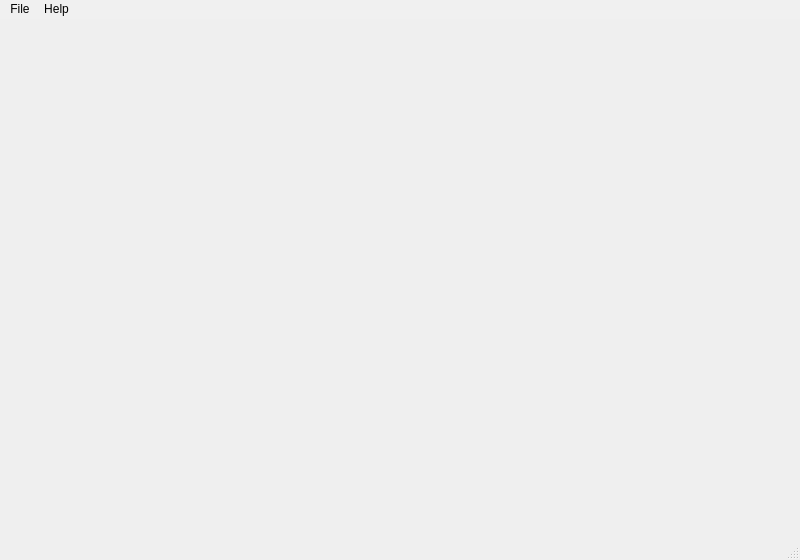
<?xml version="1.0" encoding="UTF-8"?>
<ui version="4.0">
 <class>MainWindow</class>
 <widget class="QMainWindow" name="MainWindow">
  <property name="geometry">
   <rect>
    <x>0</x>
    <y>0</y>
    <width>800</width>
    <height>560</height>
   </rect>
  </property>
  <property name="minimumSize">
   <size>
    <width>800</width>
    <height>560</height>
   </size>
  </property>
  <property name="maximumSize">
   <size>
    <width>800</width>
    <height>560</height>
   </size>
  </property>
  <property name="windowTitle">
   <string>eSports Stream Tools-Receiver v1.0</string>
  </property>
  <property name="styleSheet">
   <string notr="true"/>
  </property>
  <widget class="QWidget" name="main_view">
   <layout class="QGridLayout" name="main_layout">
    <property name="leftMargin">
     <number>0</number>
    </property>
    <property name="topMargin">
     <number>0</number>
    </property>
    <property name="rightMargin">
     <number>0</number>
    </property>
    <property name="bottomMargin">
     <number>0</number>
    </property>
    <property name="spacing">
     <number>0</number>
    </property>
   </layout>
  </widget>
  <widget class="QMenuBar" name="menu_bar">
   <property name="geometry">
    <rect>
     <x>0</x>
     <y>0</y>
     <width>800</width>
     <height>21</height>
    </rect>
   </property>
   <property name="styleSheet">
    <string notr="true">background-color: rgb(240, 240, 240);</string>
   </property>
   <widget class="QMenu" name="menu_file">
    <property name="styleSheet">
     <string notr="true">QMenu {
    background-color: white;
}

QMenu::item{
	padding: 2px 25px 2px 20px;
}

QMenu::item:selected {
	color:rgb(0, 0, 0);
	background-color: rgb(181, 215, 243);
	border: 1px solid rgb(0, 85, 255)
}</string>
    </property>
    <property name="title">
     <string>File</string>
    </property>
    <addaction name="action_setting"/>
    <addaction name="action_show_file_folder"/>
   </widget>
   <widget class="QMenu" name="menu_help">
    <property name="styleSheet">
     <string notr="true">QMenu {
    background-color: white;
}

QMenu::item{
	padding: 2px 25px 2px 20px;
}

QMenu::item:selected {
	color:rgb(0, 0, 0);
	background-color: rgb(181, 215, 243);
	border: 1px solid rgb(0, 85, 255)
}</string>
    </property>
    <property name="title">
     <string>Help</string>
    </property>
    <addaction name="action_github_page"/>
   </widget>
   <addaction name="menu_file"/>
   <addaction name="menu_help"/>
  </widget>
  <widget class="QStatusBar" name="status_bar"/>
  <action name="action_setting">
   <property name="text">
    <string>Setting</string>
   </property>
  </action>
  <action name="action_github_page">
   <property name="text">
    <string>Github page</string>
   </property>
  </action>
  <action name="action_show_file_folder">
   <property name="text">
    <string>Show File Folder</string>
   </property>
  </action>
 </widget>
 <resources/>
 <connections/>
</ui>
